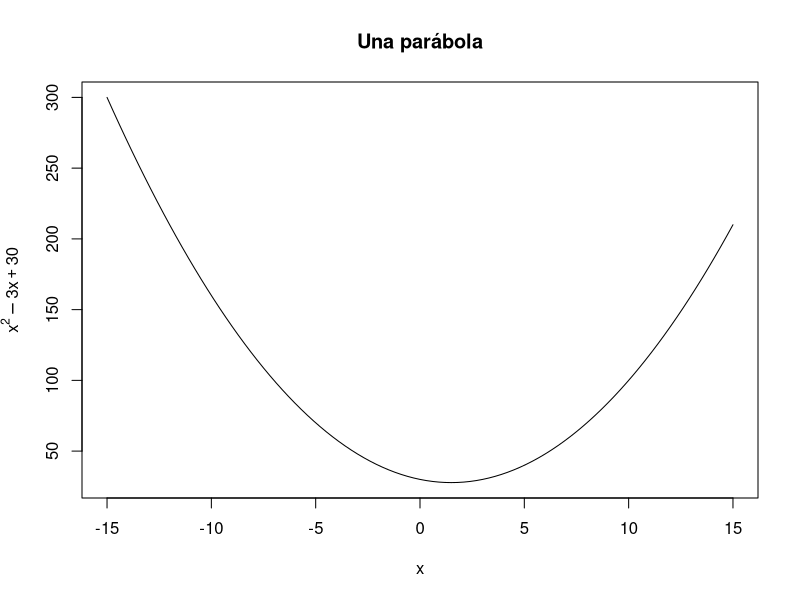
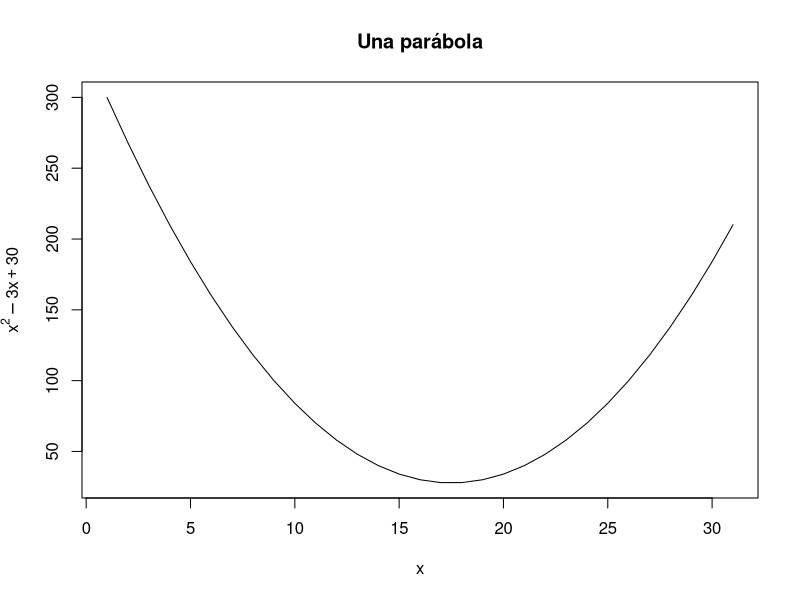
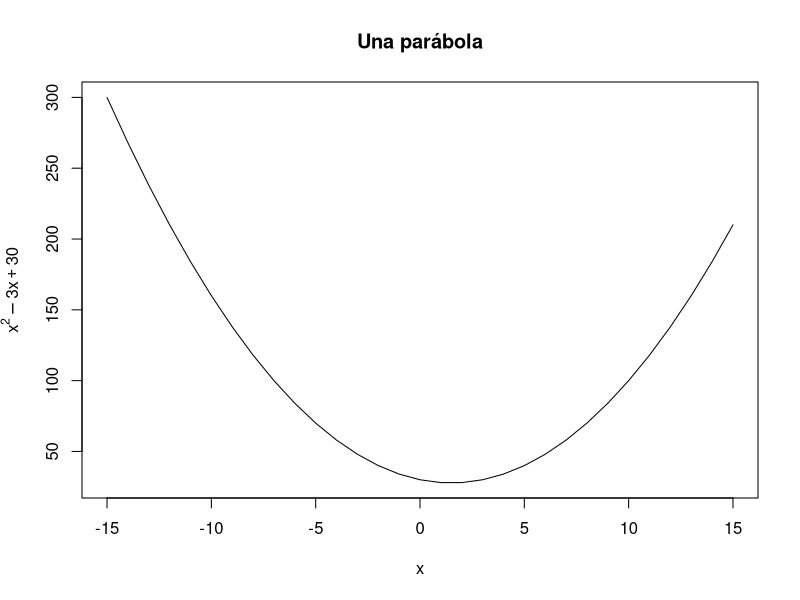
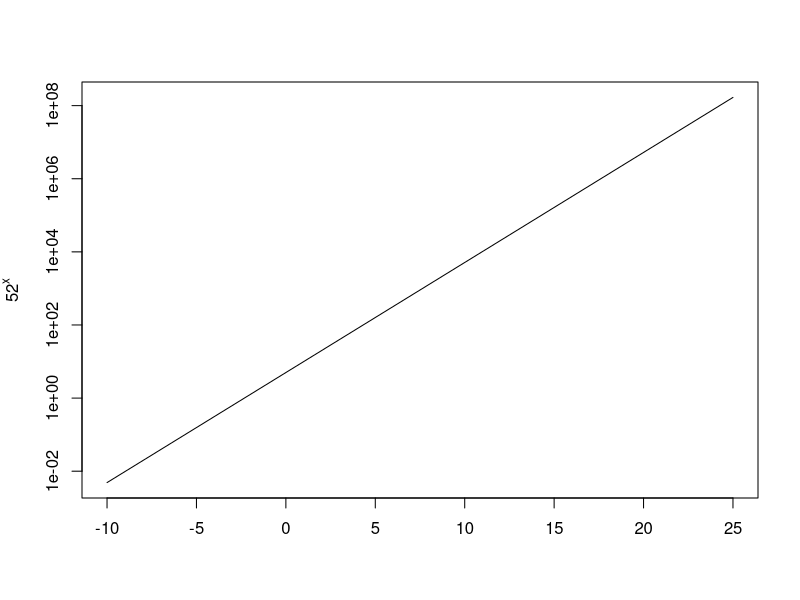
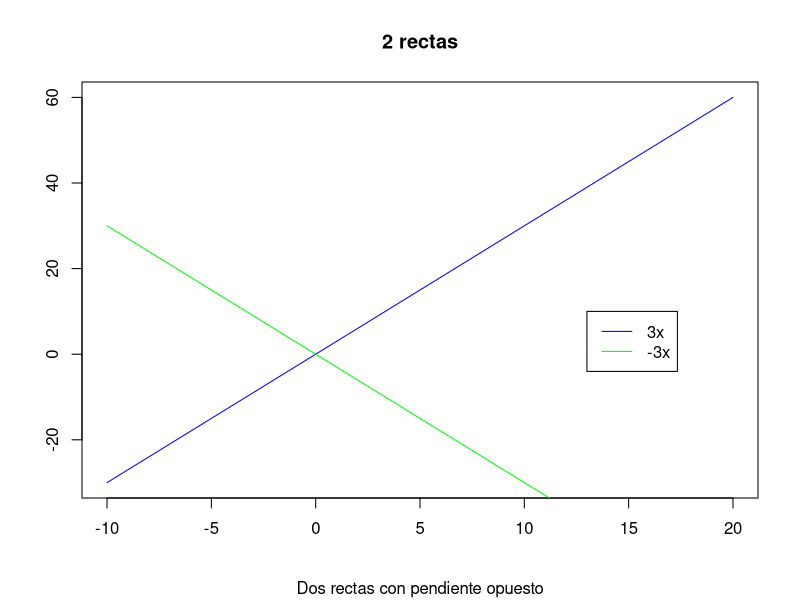

Write R code to recreate these figures, in order.
## ---- chunk 1
knitr::opts_chunk$set(echo = TRUE)
## ---- chunk 2
curve(x^2-3*x+30,-15,15,main="Una parábola", xlab = expression(x),ylab = expression(y=x^2-3*x+30))

## ---- chunk 3
f = function(x){x^2-3*x+30}

I = c(-15:15)
plot(f(I), type = "l", main = "Una parábola",xlab = expression(x),ylab = expression(y=x^2-3*x+30))
## ---- chunk 4
plot(I, f(I), type = "l", main = "Una parábola",xlab = expression(x),ylab = expression(y=x^2-3*x+30))

## ---- chunk 5
curve(5*2^x,-10,25,log="y", xlab = "", ylab = expression(y = 5*2^x))
## ---- chunk 6
curve(3*x,-10,20, xlab = "", ylab="",col="blue", main = "2 rectas", sub = "Dos rectas con pendiente opuesto");
curve(-3*x,col="green",add=TRUE);
legend(13,10,legend=c("3x","-3x"),lty=c(1,1),col=c("blue","green"))
